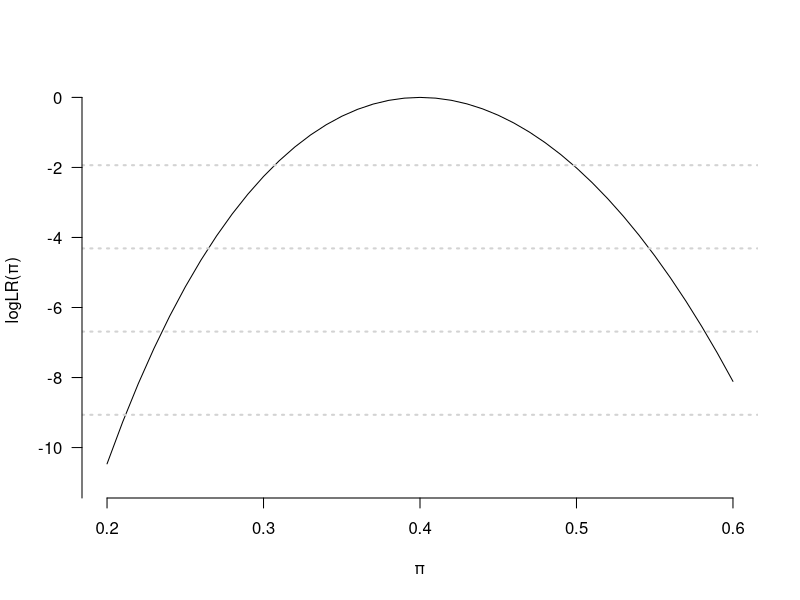
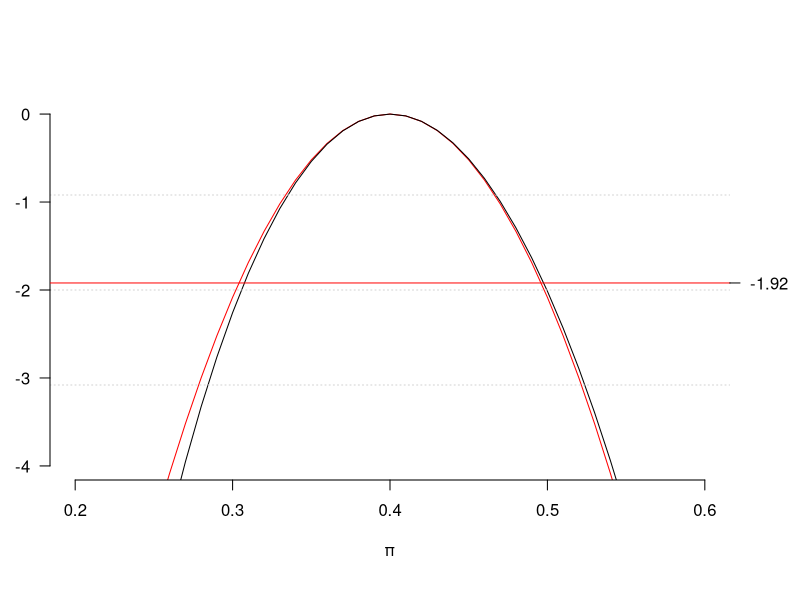
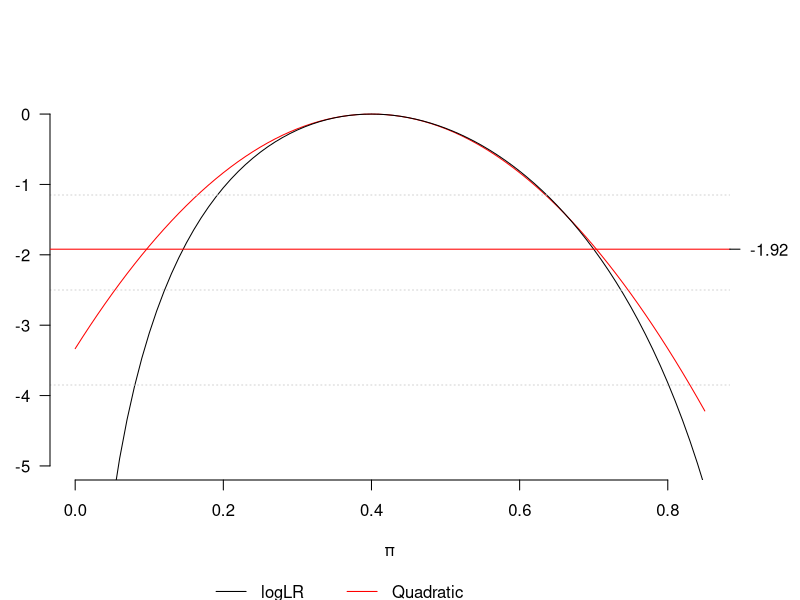
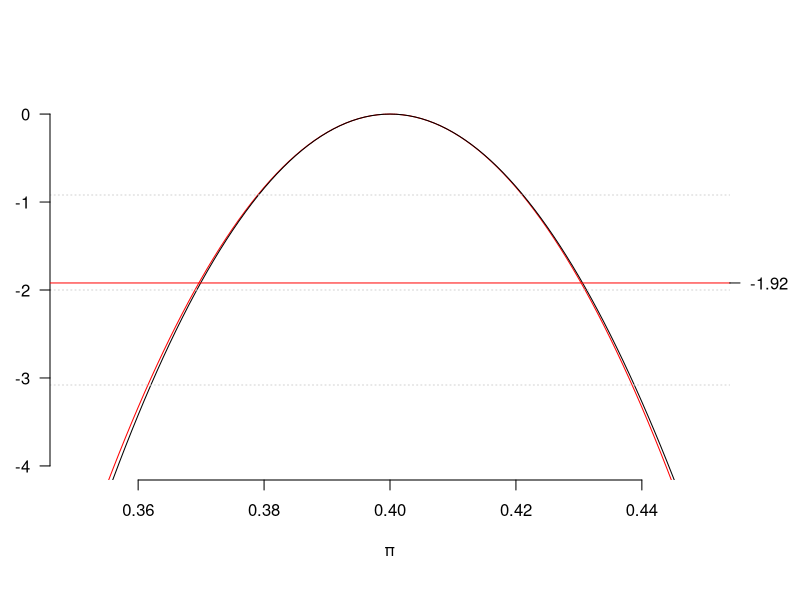
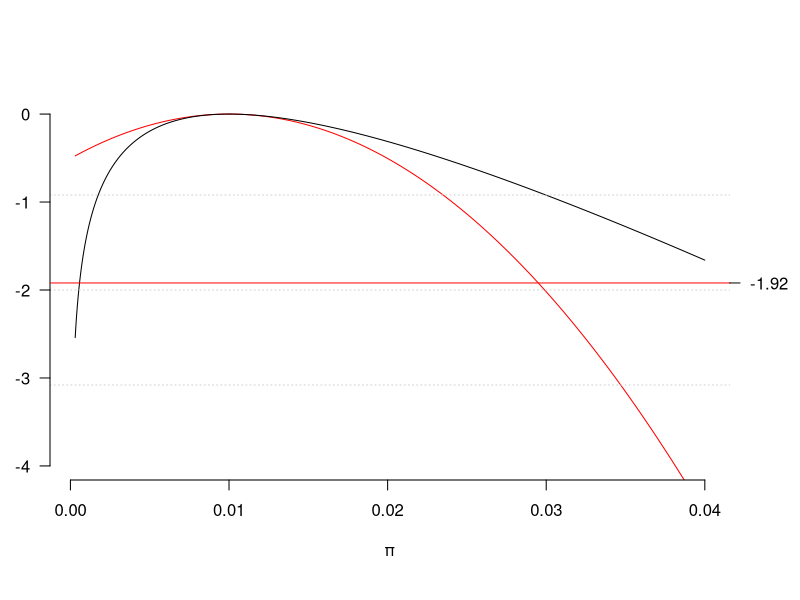
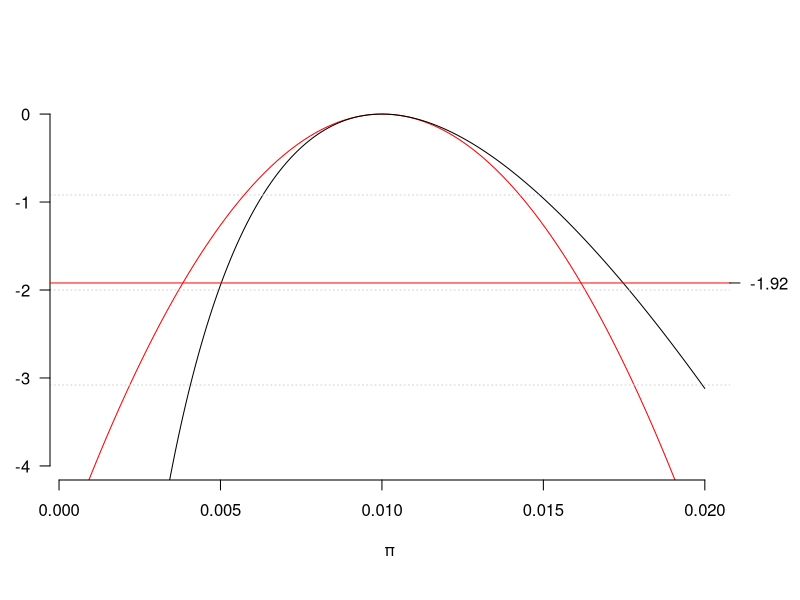
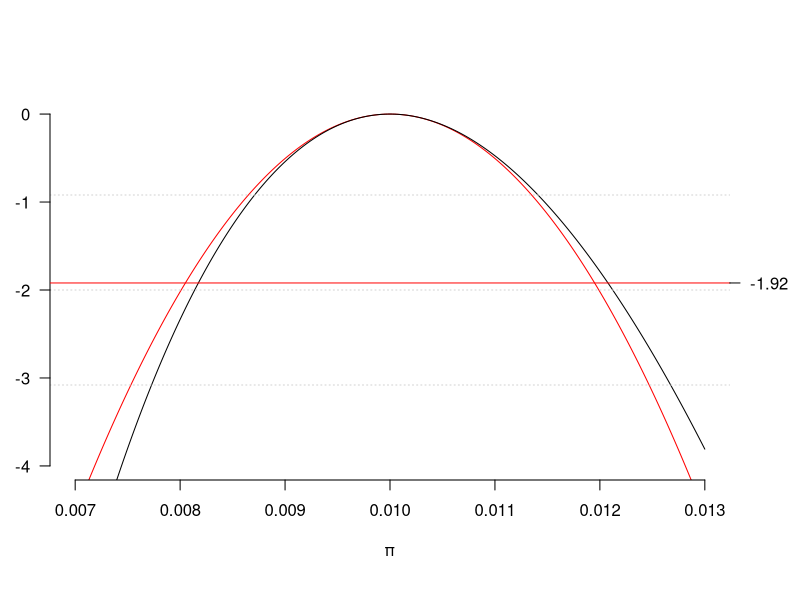
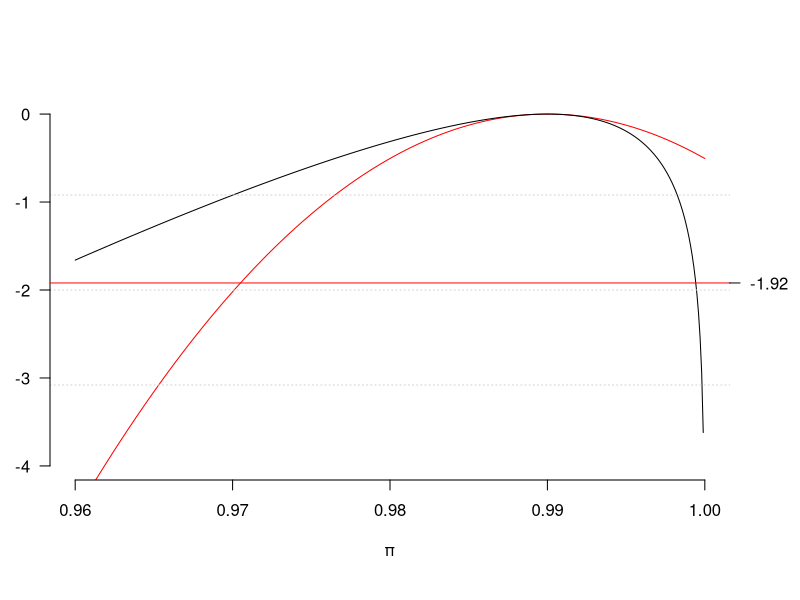

These charts were generated, in order, by the following R code: (Note: this script raises an error after producing the figures.)
## ---- chunk 1

## ---- chunk 2

## ---- chunk 3

## ---- chunk 4

## ---- chunk 5

## ---- chunk 6

## ---- chunk 7
pi <- seq(0.2, 0.6, by=0.01)
L <- (pi^40)*((1-pi)^60)
Lmax <- rep(max(L), 41)
LR <- L/Lmax
logLR <- log(LR)

plot(pi, logLR, type = "l", ylim = c(-11, 0),yaxt="n",
     frame.plot = FALSE, ylab = "logLR(\U03C0)", xlab = "\U03C0")
grid(NA, 5, lwd = 2) # add some horizontal grid on the background
axis(2, at=seq(-12,0,2), las=2)
#title(main = "Figure 1. Binomial log-likelihood ratio")
## ---- chunk 8
par(mai = c(1.2, 0.5, 1, 0.7))
quad <- -(pi-0.4)^2/(2*0.0024)
plot(pi, quad, type = "l", ylim = c(-4, 0),yaxt="n", col="red",
     frame.plot = FALSE, ylab = "", xlab = "\U03C0")
lines(pi, logLR, col="black")
grid(NA, 4, lwd = 1) # add some horizontal grid on the background
axis(2, at=seq(-4,0,1), las=2)
#title(main = "Figure 2. Quadratic approximation\n of binomial log-likelihood ratio \n 40 out of 100 subjects")
abline(h=-1.92, lty=1, col="red")
axis(4, at=-1.92, las=2)
legend(x=0.27, y= -5.5 ,xpd = TRUE,  legend=c("logLR","Quadratic"), bty = "n",
       col=c("black","red"), lty=c(1,1), horiz = TRUE) #the legend is below the graph
## ---- chunk 9
par(mai = c(1.2, 0.5, 1, 0.7))
pi <- seq(0.0, 0.85, by=0.01)
L <- (pi^4)*((1-pi)^6)
logLR <- log(L/max(L))

quad <- -(pi-0.4)^2/(2*0.4*0.6/10)
plot(pi, quad, type = "l", ylim = c(-5, 0),yaxt="n", col="red",
     frame.plot = FALSE, ylab = "", xlab = "\U03C0")
lines(pi, logLR, col="black")
grid(NA, 4, lwd = 1)
axis(2, at=seq(-5,0,1), las=2)
#title(main = "Figure 3. Quadratic approximation\n of binomial log-likelihood ratio\n 4 out of 10 subjects")
abline(h=-1.92, lty=1, col="red")
axis(4, at=-1.92, las=2)

legend(x=0.17, y= -6.5 ,xpd = TRUE,  legend=c("logLR","Quadratic"), bty = "n",
       col=c("black","red"), lty=c(1,1), horiz = TRUE) #the legend is below the graph
## ---- chunk 10
par(mai = c(1.2, 0.5, 1, 0.7))
pi <- seq(0.35, 0.45, by=0.001)
L <- (pi^400)*((1-pi)^600)
logLR <- log(L/max(L))

quad <- -(pi-0.4)^2/(2*0.4*0.6/1000)
plot(pi, quad, type = "l", ylim = c(-4, 0),yaxt="n", col="red",
     frame.plot = FALSE, ylab = "", xlab = "\U03C0")
lines(pi, logLR, col="black")
grid(NA, 4, lwd = 1)
axis(2, at=seq(-4,0,1), las=2)
#title(main = "Figure 4. Quadratic approximation\n of binomial log-likelihood ratio\n 400 out of 1000 subjects")
abline(h=-1.92, lty=1, col="red")
axis(4, at=-1.92, las=2)

legend(x=0.37, y= -5.5 ,xpd = TRUE,  legend=c("logLR","Quadratic"), bty = "n",
       col=c("black","red"), lty=c(1,1), horiz = TRUE) #the legend is below the graph

## ---- chunk 11
par(mai = c(1.2, 0.5, 1, 0.7))
pi <- seq(0.0003, 0.04, by=0.000001)
L <- (pi^1)*((1-pi)^99)
logLR <- log(L/max(L))

quad <- -(pi-0.01)^2/(2*0.01*0.99/100)

plot(pi, quad, type = "l", ylim = c(-4, 0),yaxt="n", col="red",
     frame.plot = FALSE, ylab = "", xlab = "\U03C0")
lines(pi, logLR, col="black")
grid(NA, 4, lwd = 1)
axis(2, at=seq(-4,0,1), las=2)
#title(main = "Figure 5. Quadratic approximation\n of binomial log-likelihood ratio\n 1 out of 100 subjects")
abline(h=-1.92, lty=1, col="red")
axis(4, at=-1.92, las=2)

legend(x=0.007, y= -5.5 ,xpd = TRUE,  legend=c("logLR","Quadratic"), bty = "n",
       col=c("black","red"), lty=c(1,1), horiz = TRUE) #the legend is below the graph
## ---- chunk 12
par(mai = c(1.2, 0.5, 1, 0.7))
pi <- seq(0.0005, 0.02, by=0.000001)
L <- (pi^10)*((1-pi)^990)
logLR <- log(L/max(L))

quad <- -(pi-0.01)^2/(2*0.01*0.99/1000)

plot(pi, quad, type = "l", ylim = c(-4, 0),yaxt="n", col="red",
     frame.plot = FALSE, ylab = "", xlab = "\U03C0")
lines(pi, logLR, col="black")
grid(NA, 4, lwd = 1)
axis(2, at=seq(-4,0,1), las=2)
#title(main = "Figure 6. Quadratic approximation\n of binomial log-likelihood ratio\n 10 out of 1000 subjects")
abline(h=-1.92, lty=1, col="red")
axis(4, at=-1.92, las=2)

legend(x=0.004, y= -5.5 ,xpd = TRUE,  legend=c("logLR","Quadratic"), bty = "n",
       col=c("black","red"), lty=c(1,1), horiz = TRUE) #the legend is below the graph
## ---- chunk 13
par(mai = c(1.2, 0.5, 1, 0.7))
pi <- seq(0.007, 0.013, by=0.000001)
L <- (pi^100)*((1-pi)^9900)
logLR <- log(L/max(L))

quad <- -(pi-0.01)^2/(2*0.01*0.99/10000)

plot(pi, quad, type = "l", ylim = c(-4, 0),yaxt="n", col="red",
     frame.plot = FALSE, ylab = "", xlab = "\U03C0")
lines(pi, logLR, col="black")
grid(NA, 4, lwd = 1)
axis(2, at=seq(-4,0,1), las=2)
#title(main = "Figure 7. Quadratic approximation\n of binomial log-likelihood ratio\n 100 out of 10000 subjects")
abline(h=-1.92, lty=1, col="red")
axis(4, at=-1.92, las=2)

legend(x=0.0084, y= -5.5 ,xpd = TRUE,  legend=c("logLR","Quadratic"), bty = "n",
       col=c("black","red"), lty=c(1,1), horiz = TRUE) #the legend is below the graph
## ---- chunk 14
par(mai = c(1.2, 0.5, 1, 0.7))
pi <- seq(0.96, 1.0, by=0.0001)
L <- (pi^99)*((1-pi)^1)
logLR <- log(L/max(L))

quad <- -(pi-0.99)^2/(2*0.01*0.99/100)

plot(pi, quad, type = "l", ylim = c(-4, 0),yaxt="n", col="red",
     frame.plot = FALSE, ylab = "", xlab = "\U03C0")
lines(pi, logLR, col="black")
grid(NA, 4, lwd = 1)
axis(2, at=seq(-4,0,1), las=2)
#title(main = "Figure 8. Quadratic approximation\n of binomial log-likelihood ratio\n 99 out of 100 subjects")
abline(h=-1.92, lty=1, col="red")
axis(4, at=-1.92, las=2)

legend(x=0.968, y= -5.5 ,xpd = TRUE,  legend=c("logLR","Quadratic"), bty = "n",
       col=c("black","red"), lty=c(1,1), horiz = TRUE) #the legend is below the graph
## ---- chunk 15
# the power in test B
dbinom(3,5,2/3)+dbinom(4,5,2/3)+dbinom(5,5,2/3)
# the size in test B
dbinom(3,5,0.5)+dbinom(4,5,0.5)+dbinom(5,5,0.5)
## ---- chunk 16
x <- rchisq(1000000, 5)
q100 <- quantile(x, 1)
q95 <- quantile(x, .95)
q05 <- quantile(x, 0.05)
q00 <- quantile(x,0)
dens <- density(x)
plot(dens, xlim=c(0,20), frame.plot = FALSE, main=" ", yaxs="i",
     ylim=c(0,0.18), xlab="")
x1 <- max(which(dens$x <= q05))
x2 <- min(which(dens$x > q00))
x3 <- min(which(dens$x >= q95))
x4 <- max(which(dens$x <  q100))
with(dens, polygon(x=c(x[c(x1,x1:x2,x2)]), y= c(0, y[x1:x2], 0), col="gray"))
with(dens, polygon(x=c(x[c(x3,x3:x4,x4)]), y= c(0, y[x3:x4], 0), col="gray"))

axis(1, at=c(1.17,3,11.17), labels = c(expression(t[obs]), expression(paste("E(T|",theta,")", sep = "")), expression(t^"'")))
## ---- chunk 17
knitr::include_graphics("img/Selection_083.png")
## ---- chunk 18
knitr::include_graphics("img/Selection_084.png")
## ---- chunk 19
knitr::include_graphics("img/Selection_105.png")
## ---- chunk 20
knitr::include_graphics("img/Selection_106.png")
## ---- chunk 21
knitr::include_graphics("img/Selection_107.png")
